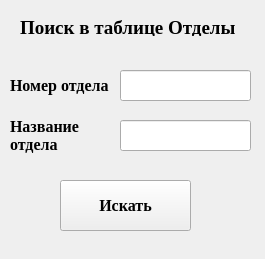
<?xml version="1.0" encoding="UTF-8"?>
<ui version="4.0">
 <class>Form</class>
 <widget class="QWidget" name="Form">
  <property name="geometry">
   <rect>
    <x>0</x>
    <y>0</y>
    <width>265</width>
    <height>259</height>
   </rect>
  </property>
  <property name="minimumSize">
   <size>
    <width>265</width>
    <height>259</height>
   </size>
  </property>
  <property name="maximumSize">
   <size>
    <width>265</width>
    <height>259</height>
   </size>
  </property>
  <property name="windowTitle">
   <string>Form</string>
  </property>
  <widget class="QLabel" name="name">
   <property name="geometry">
    <rect>
     <x>20</x>
     <y>20</y>
     <width>221</width>
     <height>16</height>
    </rect>
   </property>
   <property name="font">
    <font>
     <family>Times New Roman</family>
     <pointsize>14</pointsize>
     <weight>75</weight>
     <bold>true</bold>
    </font>
   </property>
   <property name="text">
    <string>Поиск в таблице Отделы</string>
   </property>
  </widget>
  <widget class="QLabel" name="number_2">
   <property name="geometry">
    <rect>
     <x>10</x>
     <y>110</y>
     <width>101</width>
     <height>51</height>
    </rect>
   </property>
   <property name="font">
    <font>
     <family>Times New Roman</family>
     <pointsize>12</pointsize>
     <weight>75</weight>
     <bold>true</bold>
    </font>
   </property>
   <property name="text">
    <string>Название отдела</string>
   </property>
   <property name="wordWrap">
    <bool>true</bool>
   </property>
  </widget>
  <widget class="QLineEdit" name="lineEdit_number">
   <property name="geometry">
    <rect>
     <x>120</x>
     <y>70</y>
     <width>131</width>
     <height>31</height>
    </rect>
   </property>
  </widget>
  <widget class="QLabel" name="number">
   <property name="geometry">
    <rect>
     <x>10</x>
     <y>70</y>
     <width>101</width>
     <height>31</height>
    </rect>
   </property>
   <property name="font">
    <font>
     <family>Times New Roman</family>
     <pointsize>12</pointsize>
     <weight>75</weight>
     <bold>true</bold>
    </font>
   </property>
   <property name="text">
    <string>Номер отдела</string>
   </property>
  </widget>
  <widget class="QLineEdit" name="lineEdit_number_2">
   <property name="geometry">
    <rect>
     <x>120</x>
     <y>120</y>
     <width>131</width>
     <height>31</height>
    </rect>
   </property>
  </widget>
  <widget class="QPushButton" name="pushButton">
   <property name="geometry">
    <rect>
     <x>60</x>
     <y>180</y>
     <width>131</width>
     <height>51</height>
    </rect>
   </property>
   <property name="font">
    <font>
     <family>Times New Roman</family>
     <pointsize>12</pointsize>
     <weight>75</weight>
     <bold>true</bold>
    </font>
   </property>
   <property name="text">
    <string>Искать</string>
   </property>
  </widget>
 </widget>
 <resources/>
 <connections/>
</ui>
